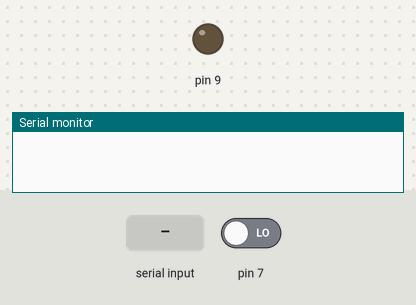
A sketch run on a simulated Arduino Uno, built with avr-gcc and run on an emulated ATmega328P. Shown: output pins drawn as LEDs (lit = HIGH), the last lines printed to the serial monitor. The test bench sets the inputs (shaded band); at power-on: pin 7 LOW.

Above: at 1.7 s.
1.8 s: "1" received over the second serial link
At 3.2 s:
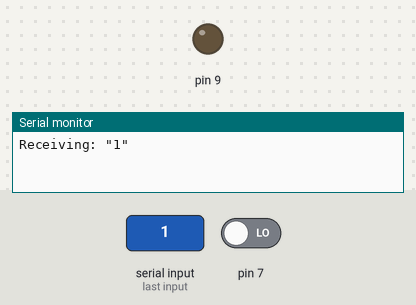
5.2 s: "0" received over the second serial link
At 5.8 s:
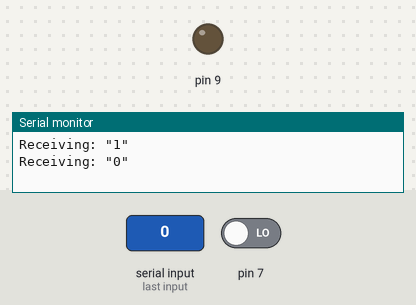
8.2 s: "2" received over the second serial link
At 9.3 s:
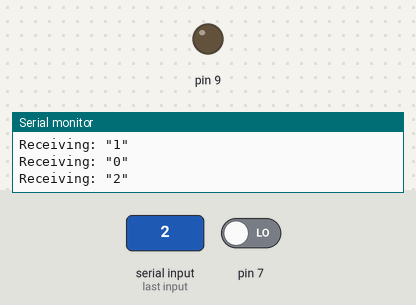
Timing chart, 0 to 11.2 s (numbered marks = the images above; inputs shaded):
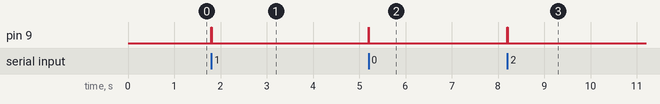

Measured:
- after the input at 1.8 s, pin 9: LOW → HIGH at once, → LOW 0.01 s later
- after the input at 5.2 s, pin 9: LOW → HIGH at once, → LOW 0.01 s later
- after the input at 8.2 s, pin 9: LOW → HIGH at once, → LOW 0.01 s later

The sketch:

BaseCommunication.ino
```cpp
/*
 * PIN SETUP
 * P11: DOUT
 * P10: DIN
 * P9: LED Indicator
 * P7: Button Input
 */


#include <SoftwareSerial.h>

#define Rx 11 // DOUT to pin 11
#define Tx 10 // DIN to pin 10
SoftwareSerial Xbee (Rx, Tx);
//Change this to your squadron
String squadron = "R";

void setup() {
 pinMode(9, OUTPUT);
 pinMode(7, INPUT);
 Serial.begin(9600); // Set to No line ending;
 Xbee.begin(9600); // type a char, then hit enter
 delay(500);
}

void loop() {

 if(digitalRead(7) == HIGH)
 {
    //Compose Message
    String message = squadron;

    //Send Message
    Xbee.print(message);

    //Send Message over Serial
    Serial.print("Sending: \"");
    Serial.print(message);
    Serial.println("\"");
 }

 if(Xbee.available())
 {
    //Read Message
    char receiving = Xbee.read();

    //Indicate Message Recieved using LED
    digitalWrite(9, HIGH);

    //Indicate Message Recieved over Serial
    Serial.print("Receiving: \"");
    Serial.print(receiving);
    Serial.println("\"");

    //Blink LED off
    delay(10);
    digitalWrite(9, LOW);
 }
}
```
